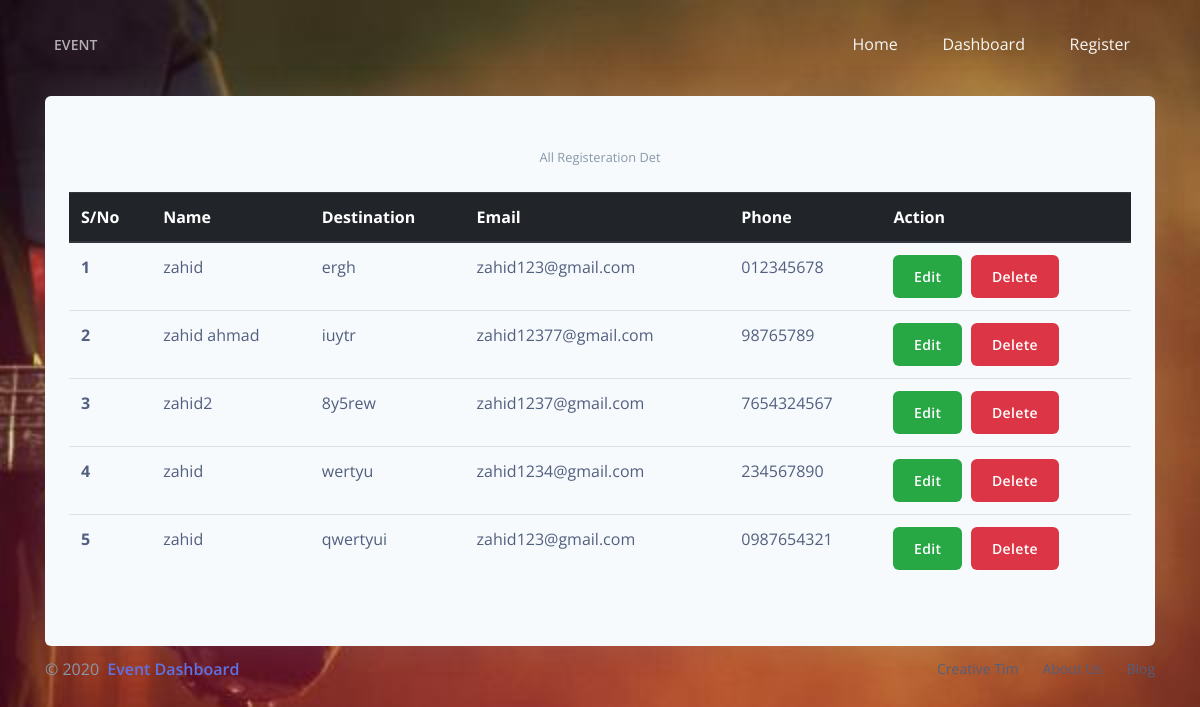
Page /dashboard.php on the committed database.
### tables this page shows
CREATE TABLE `register` (
  `id` int(11) NOT NULL,
  `name` varchar(100) NOT NULL,
  `designation` varchar(255) NOT NULL,
  `email` varchar(100) NOT NULL,
  `phone` varchar(50) NOT NULL
);

### function.php (the view, shortened to what this page needs)
<?php
$servernamedb = "localhost";
$usernamedb = "root";
$passworddb = "";
$dbname = "event";
$connect = mysqli_connect($servernamedb,$usernamedb,$passworddb,$dbname);
function view_all()
{
	global $connect;
	$select = "select * from register ORDER by id DESC";
	$run = mysqli_query($connect,$select);
	$s = 1;
	while($fetch = mysqli_fetch_array($run))
	{
		$id = $fetch['0'];
		$name = $fetch['1'];
		$destination = $fetch['2'];
		$email = $fetch['3'];
		$phone = $fetch['4'];
	  $output = "<tr>
		<th scope='row'>".$s++."</th>
		<td>$name</td>
		<td>$destination</td>
		<td>$email</td>
		<td>$phone</td>
		<td><a href='dashboard.php?Edit=$id' class='btn btn-success' >Edit</a><a href='dashboard.php?Delete=$id' class='btn btn-danger' > Delete </a></td>
	  </tr>";
	  echo $output;
	}
}
?>

### header.php (shortened to what this page needs)
<!DOCTYPE html>
<html lang="en-US">
    <head>
<link href="//maxcdn.bootstrapcdn.com/bootstrap/4.1.1/css/bootstrap.min.css" rel="stylesheet" id="bootstrap-css">
<link rel="stylesheet" type="text/css" href="stylee.css">
<?php require "function.php"; ?>
</head>
<body class="bg-default" style="background-image: url('song.jpg'); background-size: cover;">
  <div class="main-content" >
    <nav class="navbar navbar-top navbar-horizontal navbar-expand-md navbar-dark">
      <div class="container px-4">
          <a class="navbar-brand" href="index.php" target="_blank">
            Event
          </a>
        <div class="collapse navbar-collapse" id="navbar-collapse-main">
          <ul class="navbar-nav ml-auto">
          <li class="nav-item">
              <a class="nav-link nav-link-icon" href="index.php" >
                <i class="ni ni-single-02"></i>
                <span class="nav-link-inner--text">Home</span>
              </a>
            </li>
            <li class="nav-item">
              <a class="nav-link nav-link-icon" href="dashboard.php" >
                <i class="ni ni-planet"></i>
                <span class="nav-link-inner--text">Dashboard</span>
              </a>
            </li>
            <li class="nav-item">
              <a class="nav-link nav-link-icon" href="index.php" >
                <i class="ni ni-circle-08"></i>
                <span class="nav-link-inner--text">Register</span>
              </a>
            </li>
          </ul>
        </div>
      </div>
    </nav>
    <div class="header py-5 " >
    </div>
    <div class="container " >

### dashboard.php (shortened to what this page needs)
<?php require "header.php"; error_reporting(0); ?>
<?php if($_GET['Delete']){
    Delete();
    ?>
        <?php }else{ ?>
      <div class="row justify-content-center">
        <div class="col-lg-12 col-md-12">
          <div class="card bg-secondary shadow border-0">
            <div class="card-body px-lg-10 py-lg-5" >
              <div class="text-center text-muted mb-4">
    <small>All Registeration Det </small>
              </div>
                <table class="table">
  <thead class="thead-dark">
    <tr>
      <th scope="col">S/No</th>
      <th scope="col">Name</th>
      <th scope="col">Destination</th>
      <th scope="col">Email</th>
      <th scope="col">Phone</th>
      <th scope="col">Action</th>
    </tr>
  </thead>
  <tbody>
   <?php view_all(); ?>
  </tbody>
</table>
<?php } ?>
            </div>
          </div>
        </div>
      </div>
    </div>
  <?php require "footer.php"; ?>

### footer.php (shortened to what this page needs)
</div>
  <footer class="py-2" >
    <div class="container">
      <div class="row align-items-center justify-content-xl-between">
        <div class="col-xl-6">
          <div class="copyright text-center text-xl-left text-muted">
            © 2020 <a href="#" class="font-weight-bold ml-1" target="_blank">Event Dashboard</a>
          </div>
        </div>
        <div class="col-xl-6">
          <ul class="nav nav-footer justify-content-center justify-content-xl-end">
            <li class="nav-item">
              <a href="#" class="nav-link" target="_blank">Creative Tim</a>
            </li>
            <li class="nav-item">
              <a href="#" class="nav-link" target="_blank">About Us</a>
            </li>
            <li class="nav-item">
              <a href="#" class="nav-link" target="_blank">Blog</a>
            </li>
          </ul>
        </div>
      </div>
    </div>
  </footer>
</body>
</html>

### rows in the picture
register: name "zahid", designation "ergh", email "zahid123@gmail.com", phone "012345678"
register: name "zahid ahmad", designation "iuytr", email "zahid12377@gmail.com", phone "98765789"
register: name "zahid2", designation "8y5rew", email "zahid1237@gmail.com", phone "7654324567"
register: name "zahid", designation "wertyu", email "zahid1234@gmail.com", phone "234567890"
register: name "zahid", designation "qwertyui", email "zahid123@gmail.com", phone "0987654321"
